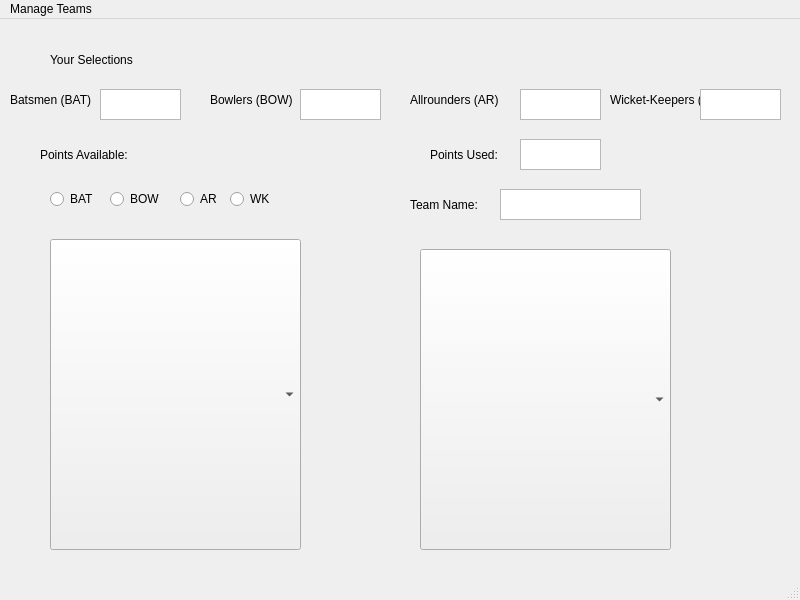
<?xml version="1.0" encoding="UTF-8"?>
<ui version="4.0">
 <class>MainWindow</class>
 <widget class="QMainWindow" name="MainWindow">
  <property name="geometry">
   <rect>
    <x>0</x>
    <y>0</y>
    <width>800</width>
    <height>600</height>
   </rect>
  </property>
  <property name="windowTitle">
   <string>MainWindow</string>
  </property>
  <widget class="QWidget" name="centralwidget">
   <widget class="QLabel" name="label">
    <property name="geometry">
     <rect>
      <x>50</x>
      <y>30</y>
      <width>101</width>
      <height>21</height>
     </rect>
    </property>
    <property name="text">
     <string>Your Selections</string>
    </property>
   </widget>
   <widget class="QLabel" name="label_2">
    <property name="geometry">
     <rect>
      <x>10</x>
      <y>70</y>
      <width>101</width>
      <height>21</height>
     </rect>
    </property>
    <property name="text">
     <string>Batsmen (BAT)</string>
    </property>
   </widget>
   <widget class="QLabel" name="label_3">
    <property name="geometry">
     <rect>
      <x>210</x>
      <y>70</y>
      <width>91</width>
      <height>21</height>
     </rect>
    </property>
    <property name="text">
     <string>Bowlers (BOW)</string>
    </property>
   </widget>
   <widget class="QLabel" name="label_4">
    <property name="geometry">
     <rect>
      <x>610</x>
      <y>70</y>
      <width>101</width>
      <height>21</height>
     </rect>
    </property>
    <property name="text">
     <string>Wicket-Keepers (WK)</string>
    </property>
   </widget>
   <widget class="QLabel" name="label_5">
    <property name="geometry">
     <rect>
      <x>410</x>
      <y>70</y>
      <width>101</width>
      <height>21</height>
     </rect>
    </property>
    <property name="text">
     <string>Allrounders (AR)</string>
    </property>
   </widget>
   <widget class="QTextBrowser" name="textBrowser_2">
    <property name="geometry">
     <rect>
      <x>520</x>
      <y>70</y>
      <width>81</width>
      <height>31</height>
     </rect>
    </property>
   </widget>
   <widget class="QTextBrowser" name="textBrowser_3">
    <property name="geometry">
     <rect>
      <x>300</x>
      <y>70</y>
      <width>81</width>
      <height>31</height>
     </rect>
    </property>
   </widget>
   <widget class="QTextBrowser" name="textBrowser_4">
    <property name="geometry">
     <rect>
      <x>700</x>
      <y>70</y>
      <width>81</width>
      <height>31</height>
     </rect>
    </property>
   </widget>
   <widget class="QRadioButton" name="radioButton">
    <property name="geometry">
     <rect>
      <x>50</x>
      <y>170</y>
      <width>61</width>
      <height>20</height>
     </rect>
    </property>
    <property name="text">
     <string>BAT</string>
    </property>
   </widget>
   <widget class="QRadioButton" name="radioButton_2">
    <property name="geometry">
     <rect>
      <x>110</x>
      <y>170</y>
      <width>61</width>
      <height>20</height>
     </rect>
    </property>
    <property name="text">
     <string>BOW</string>
    </property>
   </widget>
   <widget class="QRadioButton" name="radioButton_3">
    <property name="geometry">
     <rect>
      <x>180</x>
      <y>170</y>
      <width>41</width>
      <height>20</height>
     </rect>
    </property>
    <property name="text">
     <string>AR</string>
    </property>
   </widget>
   <widget class="QRadioButton" name="radioButton_4">
    <property name="geometry">
     <rect>
      <x>230</x>
      <y>170</y>
      <width>51</width>
      <height>20</height>
     </rect>
    </property>
    <property name="text">
     <string>WK</string>
    </property>
   </widget>
   <widget class="QLabel" name="label_6">
    <property name="geometry">
     <rect>
      <x>40</x>
      <y>120</y>
      <width>111</width>
      <height>31</height>
     </rect>
    </property>
    <property name="text">
     <string>Points Available:</string>
    </property>
   </widget>
   <widget class="QLabel" name="label_7">
    <property name="geometry">
     <rect>
      <x>430</x>
      <y>120</y>
      <width>71</width>
      <height>31</height>
     </rect>
    </property>
    <property name="text">
     <string>Points Used:</string>
    </property>
   </widget>
   <widget class="QLabel" name="label_8">
    <property name="geometry">
     <rect>
      <x>410</x>
      <y>170</y>
      <width>111</width>
      <height>31</height>
     </rect>
    </property>
    <property name="text">
     <string>Team Name:</string>
    </property>
   </widget>
   <widget class="QTextBrowser" name="textBrowser_5">
    <property name="geometry">
     <rect>
      <x>100</x>
      <y>70</y>
      <width>81</width>
      <height>31</height>
     </rect>
    </property>
   </widget>
   <widget class="QTextBrowser" name="textBrowser_6">
    <property name="geometry">
     <rect>
      <x>520</x>
      <y>120</y>
      <width>81</width>
      <height>31</height>
     </rect>
    </property>
   </widget>
   <widget class="QTextBrowser" name="textBrowser_7">
    <property name="geometry">
     <rect>
      <x>500</x>
      <y>170</y>
      <width>141</width>
      <height>31</height>
     </rect>
    </property>
    <property name="html">
     <string>&lt;!DOCTYPE HTML PUBLIC &quot;-//W3C//DTD HTML 4.0//EN&quot; &quot;http://www.w3.org/TR/REC-html40/strict.dtd&quot;&gt;
&lt;html&gt;&lt;head&gt;&lt;meta name=&quot;qrichtext&quot; content=&quot;1&quot; /&gt;&lt;style type=&quot;text/css&quot;&gt;
p, li { white-space: pre-wrap; }
&lt;/style&gt;&lt;/head&gt;&lt;body style=&quot; font-family:'MS Shell Dlg 2'; font-size:7.8pt; font-weight:400; font-style:normal;&quot;&gt;
&lt;p style=&quot;-qt-paragraph-type:empty; margin-top:0px; margin-bottom:0px; margin-left:0px; margin-right:0px; -qt-block-indent:0; text-indent:0px;&quot;&gt;&lt;br /&gt;&lt;/p&gt;&lt;/body&gt;&lt;/html&gt;</string>
    </property>
   </widget>
   <widget class="QComboBox" name="comboBox">
    <property name="geometry">
     <rect>
      <x>50</x>
      <y>220</y>
      <width>251</width>
      <height>311</height>
     </rect>
    </property>
   </widget>
   <widget class="QComboBox" name="comboBox_2">
    <property name="geometry">
     <rect>
      <x>420</x>
      <y>230</y>
      <width>251</width>
      <height>301</height>
     </rect>
    </property>
   </widget>
  </widget>
  <widget class="QMenuBar" name="menubar">
   <property name="geometry">
    <rect>
     <x>0</x>
     <y>0</y>
     <width>800</width>
     <height>26</height>
    </rect>
   </property>
   <widget class="QMenu" name="menuManage_Teams">
    <property name="title">
     <string>Manage Teams</string>
    </property>
    <addaction name="actionNEW_Team"/>
    <addaction name="actionOPEN_Team"/>
    <addaction name="actionSave_Team"/>
    <addaction name="actionEvaluate_Team"/>
   </widget>
   <addaction name="menuManage_Teams"/>
  </widget>
  <widget class="QStatusBar" name="statusbar"/>
  <action name="actionNEW_Team">
   <property name="text">
    <string>NEW Team</string>
   </property>
  </action>
  <action name="actionOPEN_Team">
   <property name="text">
    <string>OPEN Team</string>
   </property>
  </action>
  <action name="actionSave_Team">
   <property name="text">
    <string>Save Team</string>
   </property>
  </action>
  <action name="actionEvaluate_Team">
   <property name="text">
    <string>Evaluate Team</string>
   </property>
  </action>
 </widget>
 <resources/>
 <connections/>
</ui>
